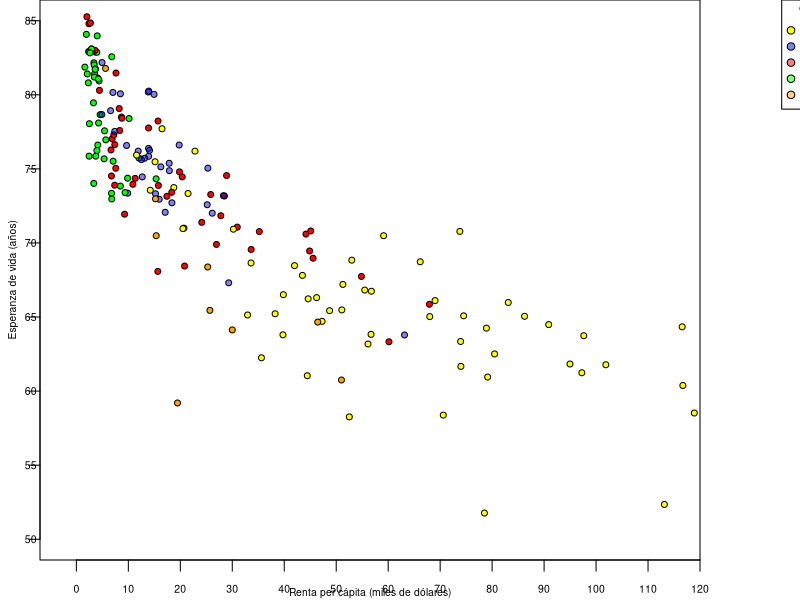

The R source for this figure:

datosGapminder <- read.csv2("datosGapminder.csv")
x = subset(datosGapminder, anio==2019 & Poblacion > 100000)
t = 0.7

#png("mortInf_espVida.png", width=1500, height=1100, res = 300)
x$RentaPC = x$RentaPC/1000
k = dim(x)[1]
contCodi = rep(NA, k)
contCodi2 = rep(NA, k)
af =0.5
colAfrica = adjustcolor( "yellow", alpha.f = af)
colAmerica = adjustcolor( "blue", alpha.f = af)
colAsia = adjustcolor( "red", alpha.f = af)
colEuropa = adjustcolor( "green", alpha.f = af)
colOceania = adjustcolor( "orange", alpha.f = af)

for (i in 1:k) {
  if (x$Cont[i] == "Africa") {
    contCodi[i] = colAfrica
    contCodi2[i] = "yellow" }
  if (x$Cont[i] == "America") {
    contCodi[i] = "blue" 
    contCodi2[i] = colAmerica}
  if (x$Cont[i] == "Asia") {
    contCodi[i] = colAsia 
    contCodi2[i] = "red" }
  if (x$Cont[i] == "Europa") {
    contCodi[i] = colEuropa
    contCodi2[i] = "green"}
  if (x$Cont[i] == "Oceania") {
    contCodi[i] = colOceania
    contCodi2[i] = "orange"}
}
  
par(mar = c(2, 2, 0, 5), xpd=TRUE)

plot(x$mortalInf, x$EspVida, pch=21, col = "black", bg = contCodi2,
        ylab = "", xlab = "", ylim = c(50, 85), xlim = c(-7, 120),
        xaxt='n', yaxt='n',  xaxs="i", cex=t+0.1)
axis(1, seq(0, 120, by=10), tck=-0.02, las=1, cex.axis=t-0.07, padj = -0.4, xpd = NA)
axis(2, seq(50, 85, by=5), tck=-0.02, las=1, cex.axis=t-0.07, hadj = -0.4, xpd = NA)
mtext(side = 1, text = "Renta per cápita (miles de dólares)", line = 1, cex=t-0.08)
mtext(side = 2, text = "Esperanza de vida (años)", line = 1, cex=t-0.08)

text = c("África", "América", "Asia", "Europa", "Australia")
legend("topright", inset=c(-0.24 ,0), title="   Continente",
       cex=t-0.08, legend=text,
       text.width = strwidth(text)[1]*1.2,
       pch=21, pt.cex=1, col= "black", pt.bg=c("yellow", colAmerica, colAsia, colEuropa, colOceania),
       y.intersp=1.3, x.intersp=1.2)
       #symbols(130, 80, 0.5, 0.5, bg=c("yellow", "blue", colAsia, colEuropa, colOceania)))

#dev.off()
